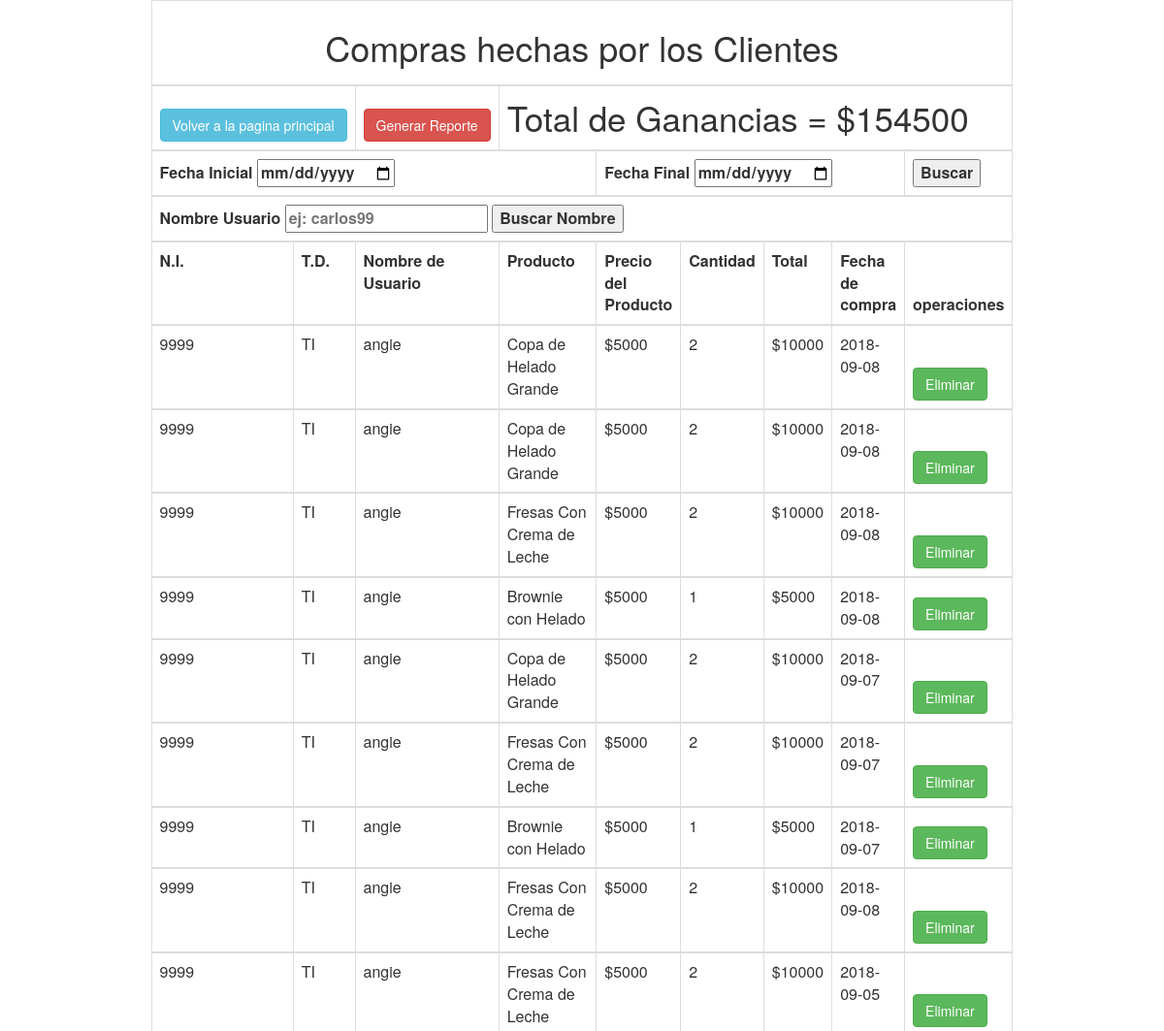
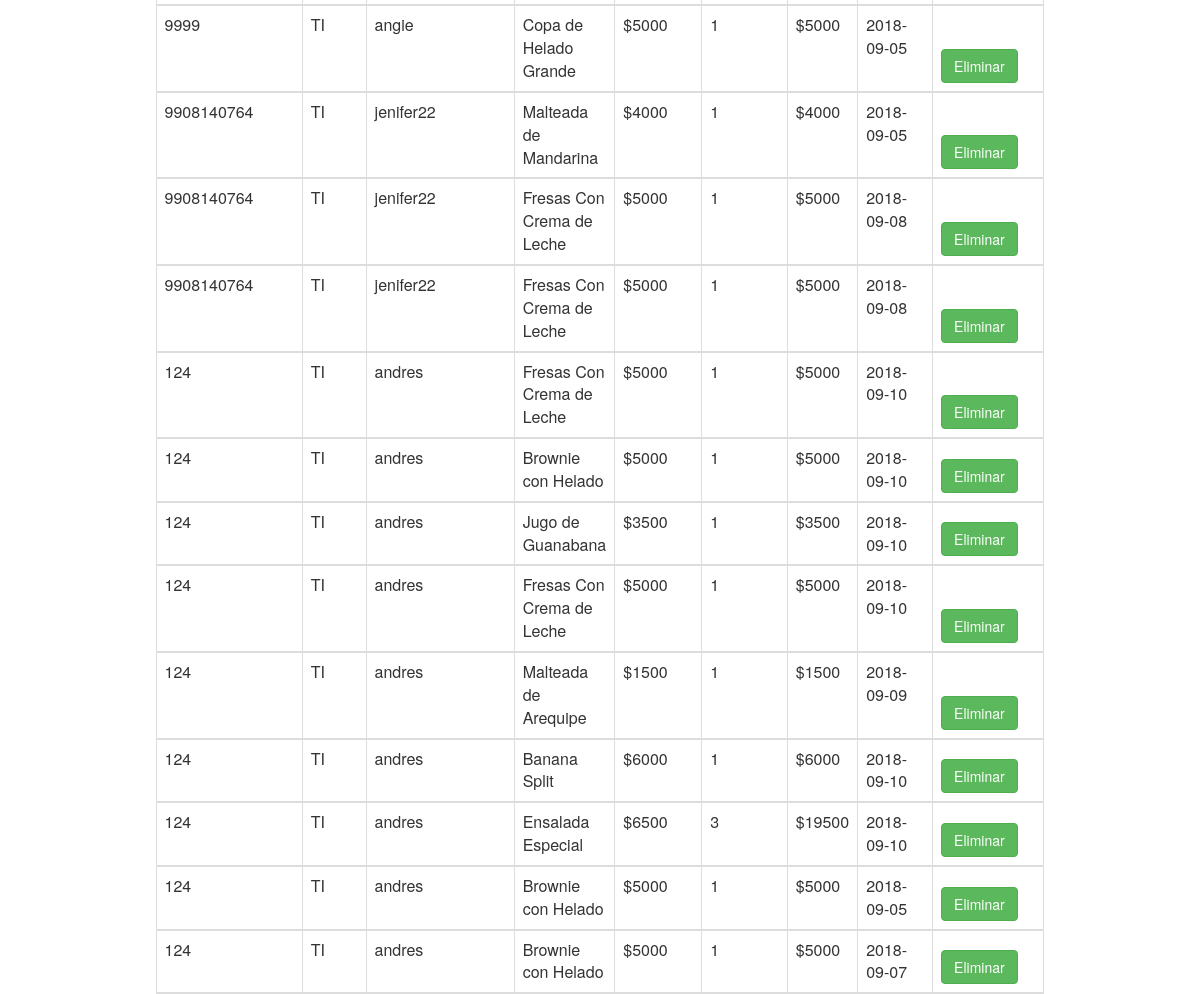
Page /Controlador/Administrador/buscador_com_nom.php (signed in) on the committed database (2 pictures, top to bottom).
### tables this page shows
CREATE TABLE IF NOT EXISTS `compra` (
  `idCompra` int(11) NOT NULL AUTO_INCREMENT,
  `Nom_usu` varchar(45) DEFAULT NULL,
  `Nom_pro` varchar(45) DEFAULT NULL,
  `Prec_pro` decimal(10,0) DEFAULT NULL,
  `Cant` int(11) DEFAULT NULL,
  `Total` decimal(10,0) DEFAULT NULL,
  `Producto_cod_producto` int(11) NOT NULL,
  `Usuario_Id_usu` bigint(20) NOT NULL,
  `Usuario_Tipo_doc_Tipo_doc` varchar(15) NOT NULL,
  `Fecha` date NOT NULL,
  PRIMARY KEY (`idCompra`),
  KEY `fk_Compra_Usuario1_idx` (`Usuario_Id_usu`,`Usuario_Tipo_doc_Tipo_doc`),
  KEY `fk_Compra_Producto1_idx` (`Producto_cod_producto`)
);

### Controlador/Administrador/buscador_com_nom.php (the view, shortened to what this page needs)
<?php
require("../../Modelo/conexion.php");
  $nombre_ing = $_POST['nombre'];
                  $sql="SELECT * FROM compra WHERE Nom_usu LIKE '%$nombre_ing%'";
                  $resultado1=mysqli_query($con, $sql);
              if(mysqli_num_rows($resultado1)>0){
?>
<html>
<head>
        <link rel="stylesheet" href="../../Vista/Administrador/css/bootstrap.min.css" />
    </head>
<body background="img/ejemplo.jpg">
<center>
<table  class="table table-bordered" style="max-width: 70%; margin: auto;"">
     <thead>
        <tr>
            <th colspan="15"><h1 align="center" >Compras hechas por los Clientes</h1></th>
        <tr>
<tr>
<?php
$sql="SELECT * FROM compra WHERE Nom_usu LIKE '%$nombre_ing%'";
$resultado=mysqli_query($con,$sql);
$suma=0;
foreach ($resultado as $key => $v) {
    $total = $v['Total'];
    $suma=$suma+$total;
}
?>
<th colspan="2"><a href="../../Vista/Administrador/inicio_administrador.php" style="color:white"><button class="btn btn-info">Volver a la pagina principal</button></a></th> <form action="../../Vista/PDF/buscador_com_rep_nom.php" method="POST">
              <th><input type="submit" name="buscar" value="Generar Reporte" style="color:white" class="btn btn-danger"></th>
              </form>
              <td colspan="6" style="font-size: 35px">Total de Ganancias = $<?php echo $suma;?></td>
</tr>
<tr>
     <form action="../../Controlador/Administrador/buscador_com.php" method="POST">
                <th colspan="4">Fecha Inicial <input type="date" name="fecha" placeholder="ej: 12/08/2018"></th>
                <th colspan="4">Fecha Final <input type="date" name="fecha2" placeholder="ej: 15/08/2018"></th>
                <th><input type="submit" name="buscar" value="Buscar"></th>
              </form>
          </tr>
          <tr>
            <form action="../../Controlador/Administrador/buscador_com_nom.php" method="POST">
                <th colspan="10">Nombre Usuario <input type="text" name="nombre"  placeholder="ej: carlos99" align="center">
                <input type="submit" name="buscar" value="Buscar Nombre" align="center"></th>
              </form>
          </tr>
    <tr>
        <td><b>N.I.</b></td>
        <td><b>T.D.</b></td>
        <td><b>Nombre de Usuario</b></td>
        <td><b>Producto</b></td>
         <td><b>Precio del Producto</b></td>
        <td><b>Cantidad</b></td>
        <td><b>Total</b></td>
        <td><b>Fecha de compra</b></td>
        <th colspan="4">operaciones</th>
   </tr>
<?php
while($usuario =mysqli_fetch_array($resultado1)){ ?>
    <tr>
        <td><?php echo $usuario['Usuario_Id_usu']; ?></td>
        <td><?php echo $usuario['Usuario_Tipo_doc_Tipo_doc']; ?></td>
        <td><?php echo $usuario['Nom_usu']; ?></td>
        <td><?php echo $usuario['Nom_pro']; ?></td>
        <td>$<?php echo $usuario['Prec_pro']; ?></td>
        <td><?php echo $usuario['Cant']; ?></td>
        <td>$<?php echo $usuario['Total']; ?></td>
        <td><?php echo $usuario['Fecha']; ?></td>
        <th><a href="../../Controlador/Administrador/eliminarcom.php?idCompra=<?php echo $usuario['idCompra'];?>" style="color:white"><button class="btn btn-success">Eliminar</button></a></th>
    </tr>
<?php }
}else{
   print "<script>alert(\"SIN RESULTADOS.\");window.location='../../Vista/Administrador/vercompras.php';</script>";
  }?>
</table>
</center>
</body>
<html>

### Controlador/Administrador/buscador_com_nom.php (style rules this page uses)
body { background-image: url(../../Vista/Administrador/img/fondo.jpg); }

### rows in the picture
compra: Usuario_Id_usu "9999", Usuario_Tipo_doc_Tipo_doc "TI", Nom_usu "angie", Nom_pro "Copa de Helado Grande", Prec_pro "5000", Cant "2", Total "10000", Fecha "2018-09-08"
compra: Usuario_Id_usu "9999", Usuario_Tipo_doc_Tipo_doc "TI", Nom_usu "angie", Nom_pro "Copa de Helado Grande", Prec_pro "5000", Cant "2", Total "10000", Fecha "2018-09-08"
compra: Usuario_Id_usu "9999", Usuario_Tipo_doc_Tipo_doc "TI", Nom_usu "angie", Nom_pro "Fresas Con Crema de Leche", Prec_pro "5000", Cant "2", Total "10000", Fecha "2018-09-08"
compra: Usuario_Id_usu "9999", Usuario_Tipo_doc_Tipo_doc "TI", Nom_usu "angie", Nom_pro "Brownie con Helado", Prec_pro "5000", Cant "1", Total "5000", Fecha "2018-09-08"
compra: Usuario_Id_usu "9999", Usuario_Tipo_doc_Tipo_doc "TI", Nom_usu "angie", Nom_pro "Copa de Helado Grande", Prec_pro "5000", Cant "2", Total "10000", Fecha "2018-09-07"
compra: Usuario_Id_usu "9999", Usuario_Tipo_doc_Tipo_doc "TI", Nom_usu "angie", Nom_pro "Fresas Con Crema de Leche", Prec_pro "5000", Cant "2", Total "10000", Fecha "2018-09-07"
compra: Usuario_Id_usu "9999", Usuario_Tipo_doc_Tipo_doc "TI", Nom_usu "angie", Nom_pro "Brownie con Helado", Prec_pro "5000", Cant "1", Total "5000", Fecha "2018-09-07"
compra: Usuario_Id_usu "9999", Usuario_Tipo_doc_Tipo_doc "TI", Nom_usu "angie", Nom_pro "Fresas Con Crema de Leche", Prec_pro "5000", Cant "2", Total "10000", Fecha "2018-09-08"
compra: Usuario_Id_usu "9999", Usuario_Tipo_doc_Tipo_doc "TI", Nom_usu "angie", Nom_pro "Fresas Con Crema de Leche", Prec_pro "5000", Cant "2", Total "10000", Fecha "2018-09-05"
compra: Usuario_Id_usu "9999", Usuario_Tipo_doc_Tipo_doc "TI", Nom_usu "angie", Nom_pro "Copa de Helado Grande", Prec_pro "5000", Cant "1", Total "5000", Fecha "2018-09-05"
compra: Usuario_Id_usu "9908140764", Usuario_Tipo_doc_Tipo_doc "TI", Nom_usu "jenifer22", Nom_pro "Malteada de Mandarina", Prec_pro "4000", Cant "1", Total "4000", Fecha "2018-09-05"
compra: Usuario_Id_usu "9908140764", Usuario_Tipo_doc_Tipo_doc "TI", Nom_usu "jenifer22", Nom_pro "Fresas Con Crema de Leche", Prec_pro "5000", Cant "1", Total "5000", Fecha "2018-09-08"
compra: Usuario_Id_usu "9908140764", Usuario_Tipo_doc_Tipo_doc "TI", Nom_usu "jenifer22", Nom_pro "Fresas Con Crema de Leche", Prec_pro "5000", Cant "1", Total "5000", Fecha "2018-09-08"
compra: Usuario_Id_usu "124", Usuario_Tipo_doc_Tipo_doc "TI", Nom_usu "andres", Nom_pro "Fresas Con Crema de Leche", Prec_pro "5000", Cant "1", Total "5000", Fecha "2018-09-10"
compra: Usuario_Id_usu "124", Usuario_Tipo_doc_Tipo_doc "TI", Nom_usu "andres", Nom_pro "Brownie con Helado", Prec_pro "5000", Cant "1", Total "5000", Fecha "2018-09-10"
compra: Usuario_Id_usu "124", Usuario_Tipo_doc_Tipo_doc "TI", Nom_usu "andres", Nom_pro "Jugo de Guanabana", Prec_pro "3500", Cant "1", Total "3500", Fecha "2018-09-10"
compra: Usuario_Id_usu "124", Usuario_Tipo_doc_Tipo_doc "TI", Nom_usu "andres", Nom_pro "Fresas Con Crema de Leche", Prec_pro "5000", Cant "1", Total "5000", Fecha "2018-09-10"
compra: Usuario_Id_usu "124", Usuario_Tipo_doc_Tipo_doc "TI", Nom_usu "andres", Nom_pro "Malteada de Arequipe", Prec_pro "1500", Cant "1", Total "1500", Fecha "2018-09-09"
compra: Usuario_Id_usu "124", Usuario_Tipo_doc_Tipo_doc "TI", Nom_usu "andres", Nom_pro "Banana Split", Prec_pro "6000", Cant "1", Total "6000", Fecha "2018-09-10"
compra: Usuario_Id_usu "124", Usuario_Tipo_doc_Tipo_doc "TI", Nom_usu "andres", Nom_pro "Ensalada Especial", Prec_pro "6500", Cant "3", Total "19500", Fecha "2018-09-10"
compra: Usuario_Id_usu "124", Usuario_Tipo_doc_Tipo_doc "TI", Nom_usu "andres", Nom_pro "Brownie con Helado", Prec_pro "5000", Cant "1", Total "5000", Fecha "2018-09-05"
compra: Usuario_Id_usu "124", Usuario_Tipo_doc_Tipo_doc "TI", Nom_usu "andres", Nom_pro "Brownie con Helado", Prec_pro "5000", Cant "1", Total "5000", Fecha "2018-09-07"

### other values in the picture
$suma "154500"
